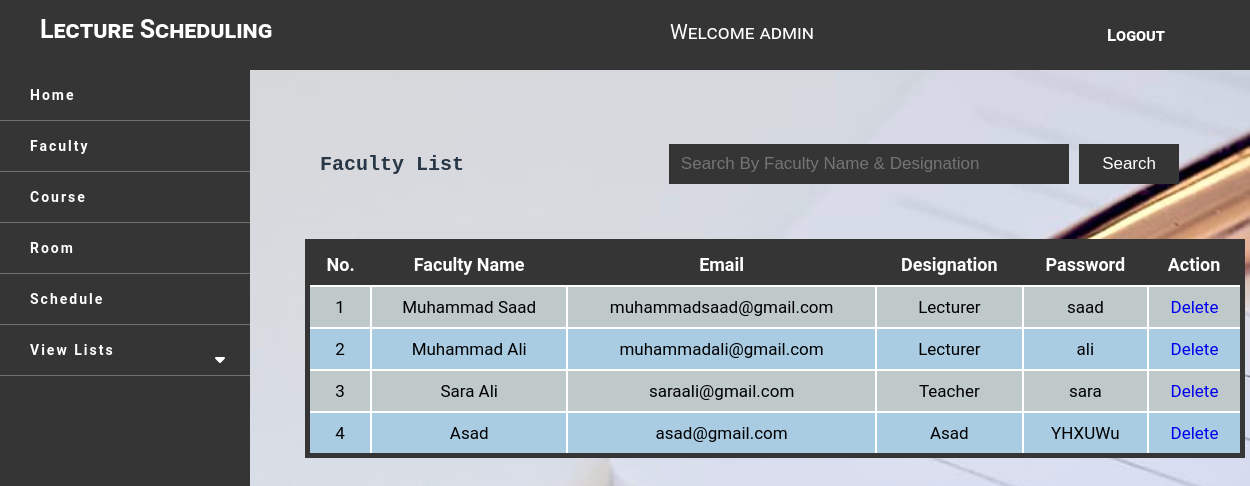
Screenshot of /admin/listfaculty.php (signed in) with the database file from the repository.
### tables this page shows
CREATE TABLE `faculty` (
  `f_id` int(11) NOT NULL,
  `f_name` varchar(255) NOT NULL,
  `f_email` varchar(255) NOT NULL,
  `f_designation` varchar(255) NOT NULL,
  `f_password` varchar(255) NOT NULL
);

### admin/listfaculty.php (the view, shortened to what this page needs)
<?php
include 'include/navbar.php';
$sr = 1;
if (isset($_POST['search'])) {
    $searchKey = $_POST['search'];
    $show_op =  "SELECT * FROM faculty WHERE f_name LIKE '%$searchKey%' or  f_designation LIKE '%$searchKey%'";
} else {
    $show_op = "SELECT * FROM faculty";
    $searchKey = "";
}
$result = mysqli_query($con, $show_op); ?>
<div class="form_list">
    <table class="view_list">
        <tr>
            <td>
                <h2>Faculty List</h2>
            </td>
            <td>
                <form action="" method="post">
                    <input type="text" name="search" size="50" height="20" placeholder="Search By Faculty Name & Designation" autocomplete="off" class="search"value="<?php echo $searchKey ?>">
                    <input type="button" name="search" value="Search" class="se_button">
                </form>
            </td>
        </tr>
    </table>
<div class="view" style="margin-top: -0px; width:100%;">
    <table class="display">
        <tr>
            <th>No.</th>
            <th>Faculty Name</th>
            <th>Email</th>
            <th>Designation</th>
            <th>Password</th>
            <th>Action</th>
        </tr>
        <?php
        $total  = mysqli_num_rows($result);
        if ($total > 0) {
            while ($res = mysqli_fetch_array($result)) {
        ?>
                <tr>
                    <td><?php echo $sr; ?></td>
                    <td style="text-transform: capitalize;"><?php echo $res['f_name'] ?></td>
                    <td><?php echo $res['f_email'] ?></td>
                    <td style="text-transform: capitalize;"><?php echo $res['f_designation'] ?></td>
                    <td><?php echo $res['f_password'] ?></td>
                    <td><a href="deletefaculty.php?f_id=<?php echo $res['f_id']; ?>""> Delete
                    </td>
        <?php
                $sr++;
            }
        } else {
            echo "<tr><td colspan=\"8\" style=\"font-weight:bold; height: 50px; color:red; text-align:center;font-size:24px;\"> No Faculty Add Yet</td></tr>";
        }
        ?>
    </table>
</div></div>
</div>

### admin/include/navbar.php (shortened to what this page needs)
<?php
include '../include/config.php';
$userprofile = $_SESSION['a_name'];
$pro = "SELECT * FROM `admin` WHERE `a_name` = '$userprofile'";
$sql = mysqli_query($con, $pro);
$result = mysqli_fetch_assoc($sql);
$a_name = $result['a_name'];
?>
<!DOCTYPE html>
<html>
<head>
    <link href="../fonts/css/all.css" rel="stylesheet" type="text/css" media="all" />
    <link rel="stylesheet" type="text/css" href="../css/style.css">
</head>
<body style="  background: url('../img/bg.jpg') fixed center;
    background-size: cover;">
    <nav class="stick">
    <h1>Lecture Scheduling</h1>
    <div class="navmid">
        Welcome <?php echo $a_name; ?>
    </div>
        <div class="std_detail">
           <ul>
               <li><a href="../include/logout.php">Logout</a></li>
           </ul>
        </div>
    </nav>
    <div class="sidebar">
        <ul>
            <li><a href="index.php">Home</a></li>
            <li><a href="addfaculty.php">Faculty</a></li>
            <li><a href="addcourse.php" class="pro_btn">Course</a>
            <li><a href="addroom.php" class="pro_btn">Room</a>
            <li><a href="schedule.php" class="pro_btn">Schedule</a>
            <li><a href="#" class="pro_btn">View Lists</a>
                <span class="fas fa-caret-down second"></span>
            </li>
        </ul>
    </div>
    <div class="main">
    <body>

### css/style.css (style rules this page uses)
* { padding: 0; margin: 0; font-size: 17px; box-sizing: border-box; opacity: 1; }
body { font-family: "Roboto", sans-serif; }
nav { background: rgb(54, 53, 53); color: white; position: fixed; top: 0; left: 0; width: 100%; height: 70px; opacity: 0.8; font-variant: small-caps; z-index: 1; }
.stick { background: rgb(54, 53, 53); opacity: 1; }
nav h1 { position: absolute; top: 15px; left: 40px; font-size: 25px; }
nav .std_detail { float: right; position: absolute; top: 10px; right: 60px; font-size: 20px; color: white; }
nav .std_detail ul li a { color: white; padding: 10px; text-decoration: none; font-weight: 600; }
.display { margin-left: auto; margin-right: auto; color: white; border-collapse: collapse; font-size: 16px; padding: 5px; width: 90%; text-align: -webkit-center; }
.form_list { top: 18%; left: 20%; position: absolute; }
.view_list { width: 900px; margin-left: 50px; color: #273746; font-weight: 600; font-family: "Courier New", Courier, monospace; }
.view_list h2 { margin-left: 20px; font-size: 20px; font-weight: bold; }
.search { background: rgb(54, 53, 53); width: 400px; height: 40px; padding: 10px; color: white; border: 2px solid rgb(54, 53, 53); margin-left: 200px; text-transform: capitalize; }
.se_button { width: 100px; color: white; background: rgb(54, 53, 53); border: none; height: 40px; cursor: pointer; }
.sidebar { margin-top: 70px; position: fixed; width: 250px; height: 100%; background: rgb(54, 53, 53); padding-bottom: 100px; }
.sidebar ul li a { position: relative; display: flex; color: white; font-weight: bold; text-align: center; padding-left: 80px; text-decoration: none; line-height: 50px; letter-spacing: 2px; font-size: 14px; border-bottom: 1px solid rgb(247, 243, 243, 0.3); }
.sidebar ul li { position: relative; margin-left: -50px; }
.fa-caret-down { position: absolute; top: 50%; right: 20px; color: white; transform: translate(-50%); }
.std_detail ul { display: flex; margin: 15px; }
.std_detail li { list-style: none; margin-left: 70px; }
.main { margin-left: 250px; }
.view { width: 90%; margin: auto; padding: 15px 5px; margin-left: 50px; }
.view table { margin: 40px auto; width: 100%; border: 5px solid rgb(54, 53, 53); }
.view table tr > th { background: rgb(54, 53, 53); padding: 10px; color: white; text-align: center; font-size: 18px; }
.view table tr > td { padding: 10px; text-align: center; color: black; border: 2px solid white; }
.view tr:nth-child(even) { background: #bfc9ca; }
.view tr:nth-child(odd) { background: #a9cce3; border: 2px solid white; }
table { margin-left: auto; margin-right: auto; color: white; border-collapse: collapse; font-size: 16px; padding: 5px; width: 90%; text-align: -webkit-center; padding: 10px; }
table input { width: 300px; height: 30px; padding: 5px; }
span { color: white; font-size: 16px; text-align: center; margin-left: 110px; }
.navmid { position: relative; top: 20px; left: 670px; font-size: 20px; }

### admin/listfaculty.php (style rules this page uses)
td a { text-decoration: none; }

### rows the page displays
faculty: f_name "Muhammad Saad", f_email "muhammadsaad@gmail.com", f_designation "Lecturer", f_password "saad"
faculty: f_name "Muhammad Ali", f_email "muhammadali@gmail.com", f_designation "Lecturer", f_password "ali"
faculty: f_name "Sara Ali", f_email "saraali@gmail.com", f_designation "Teacher", f_password "sara"
faculty: f_name "Asad", f_email "asad@gmail.com", f_designation "Asad", f_password "YHXUWu"

### other values shown
$a_name "admin"
